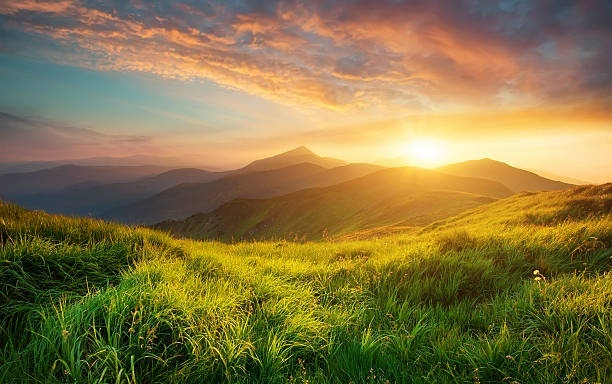
#> input picture Week1/img.jpg, 612 x 384 px, found by its file name
$ python q2.py
#> lines starting #> are read from the running program, lines starting #| are printed output that depends on the picture
import cv2 as cv
import numpy as np

img = cv.imread('Week1/img.jpg')
#> img is the input picture: shape (384, 612, 3); mean B, G, R 69, 117.5, 134.5

grad_x = cv.convertScaleAbs(cv.Sobel(img, cv.CV_64F, 1, 0, ksize=3))
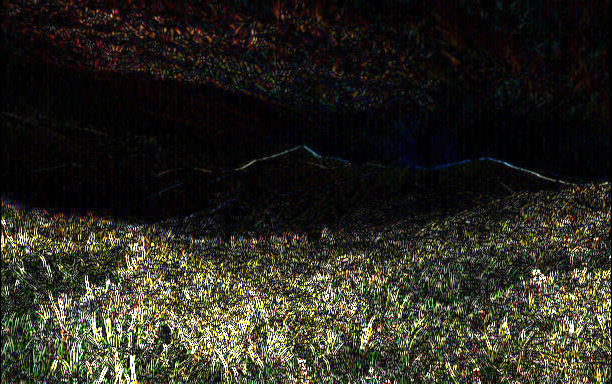
#> grad_x: shape (384, 612, 3); mean B, G, R 32, 41, 42.2
grad_y = cv.convertScaleAbs(cv.Sobel(img, cv.CV_64F, 0, 1, ksize=3))
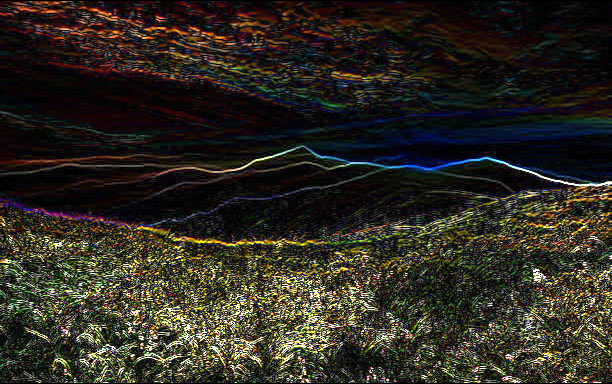
#> grad_y: shape (384, 612, 3); mean B, G, R 33.5, 41.9, 45.4

cv.imshow('Gradient Image', np.hstack([grad_x, grad_y]))
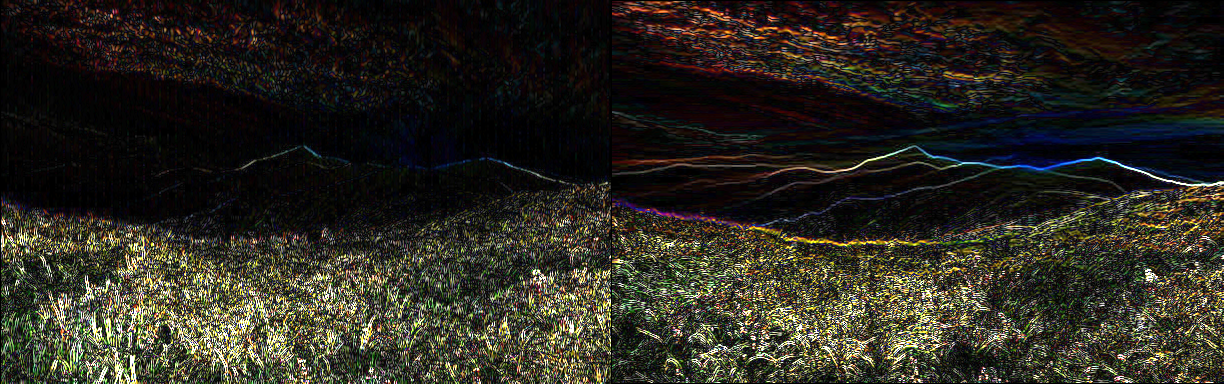
#> window 'Gradient Image': shape (384, 1224, 3); mean B, G, R 32.8, 41.4, 43.8

cv.waitKey(0)
cv.destroyAllWindows()
